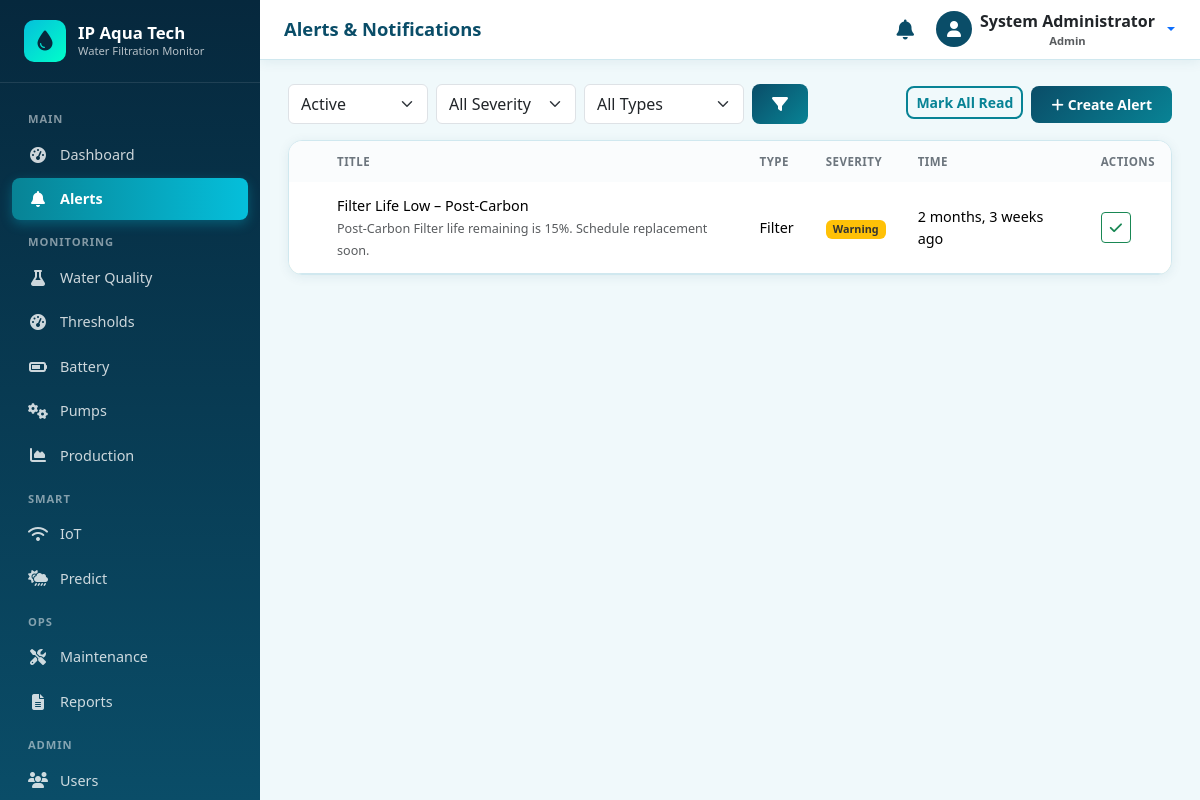
/notifications/ (signed in), run on the app's committed database.
### accounts/models.py (models this page shows, shortened)
class User(AbstractUser):
    class Role(models.TextChoices):
        ADMIN = 'ADMIN', 'Admin'
        OPERATOR = 'OPERATOR', 'Operator'
    role = models.CharField(
        max_length=20,
        choices=Role.choices,
        default=Role.OPERATOR,
        help_text='User role determining access level',
    )
    phone = models.CharField(max_length=20, blank=True)
    is_active = models.BooleanField(default=True)
    created_at = models.DateTimeField(auto_now_add=True)
    updated_at = models.DateTimeField(auto_now=True)
    class Meta:
        ordering = ['-date_joined']
        verbose_name = 'User'
        verbose_name_plural = 'Users'
    @property
    def is_admin_user(self):
        return self.role == self.Role.ADMIN or self.is_superuser

### notifications/models.py (models this page shows, shortened)
class Notification(models.Model):
    title = models.CharField(max_length=200)
    message = models.TextField()
    alert_type = models.CharField(
        max_length=20,
        choices=AlertType.choices,
        default=AlertType.SYSTEM,
    )
    severity = models.CharField(
        max_length=20,
        choices=AlertSeverity.choices,
        default=AlertSeverity.INFO,
    )
    is_read = models.BooleanField(default=False)
    is_resolved = models.BooleanField(default=False)
    resolved_at = models.DateTimeField(null=True, blank=True)
    resolved_by = models.ForeignKey(
        settings.AUTH_USER_MODEL,
        on_delete=models.SET_NULL,
        null=True,
        blank=True,
        related_name='resolved_notifications',
    )
    recipient = models.ForeignKey(
        settings.AUTH_USER_MODEL,
        on_delete=models.CASCADE,
        null=True,
        blank=True,
        related_name='notifications',
        help_text='Leave blank for system-wide alerts',
    )
    created_at = models.DateTimeField(auto_now_add=True)
    class Meta:
        ordering = ['-created_at']
        verbose_name = 'Notification'
        verbose_name_plural = 'Notifications'

### notifications/views.py (the view)
# urls.py: path('', views.notification_list, name='notification_list'),
@login_required
def notification_list(request):
    severity = request.GET.get('severity', '')
    alert_type = request.GET.get('type', '')
    show = request.GET.get('show', 'active')
    qs = Notification.objects.filter(
        Q(recipient__isnull=True) | Q(recipient=request.user)
    )
    if show == 'active':
        qs = qs.filter(is_resolved=False)
    elif show == 'resolved':
        qs = qs.filter(is_resolved=True)
    if severity:
        qs = qs.filter(severity=severity)
    if alert_type:
        qs = qs.filter(alert_type=alert_type)
    paginator = Paginator(qs, 15)
    page = paginator.get_page(request.GET.get('page'))
    return render(request, 'notifications/notification_list.html', {
        'page_obj': page,
        'severity': severity,
        'alert_type': alert_type,
        'show': show,
        'severity_choices': AlertSeverity,
        'type_choices': AlertType,
    })

### notifications/context_processors.py (called while the page is built)
def unread_notifications(request):
    if request.user.is_authenticated:
        count = Notification.objects.filter(
            is_read=False,
            is_resolved=False,
        ).filter(
            models_q(request.user)
        ).count()
        recent = Notification.objects.filter(
            is_resolved=False,
        ).filter(
            models_q(request.user)
        )[:5]
        return {
            'unread_notification_count': count,
            'recent_notifications': recent,
        }
    return {
        'unread_notification_count': 0,
        'recent_notifications': [],
    }

def models_q(user):
    from django.db.models import Q
    return Q(recipient__isnull=True) | Q(recipient=user)

### templates/notifications/notification_list.html (shortened to what this page needs)
{% extends 'base.html' %}
{% block page_title %}Alerts & Notifications{% endblock %}
{% block content %}
<div class="d-flex flex-wrap justify-content-between align-items-center mb-3 gap-2">
  <form method="get" class="d-flex gap-2 flex-wrap">
    <select name="show" class="form-select" style="width:140px;">
      <option value="active" {% if show == 'active' %}selected{% endif %}>Active</option>
    </select>
    <select name="severity" class="form-select" style="width:140px;">
      <option value="">All Severity</option>
    </select>
    <select name="type" class="form-select" style="width:160px;">
      <option value="">All Types</option>
    </select>
    <button type="submit" class="btn btn-aqua"><i class="fas fa-filter"></i></button>
  </form>
  <div class="d-flex gap-2">
    <form method="post" action="{% url 'notifications:notification_mark_all_read' %}">{% csrf_token %}
      <button class="btn btn-aqua-outline btn-sm">Mark All Read</button>
    </form>
    {% if user.is_admin_user or user.is_superuser %}
    <a href="{% url 'notifications:notification_create' %}" class="btn btn-aqua btn-sm"><i class="fas fa-plus me-1"></i>Create Alert</a>
    {% endif %}
  </div>
</div>
<div class="card card-aqua">
  <div class="card-body p-0">
    <div class="table-responsive">
      <table class="table table-aqua table-hover mb-0">
        <thead>
          <tr><th></th><th>Title</th><th>Type</th><th>Severity</th><th>Time</th><th>Actions</th></tr>
        </thead>
        <tbody>
          {% for n in page_obj %}
          <tr class="{% if not n.is_read %}fw-semibold{% endif %} {% if n.severity == 'CRITICAL' %}row-critical{% elif n.severity == 'WARNING' %}row-warning{% endif %}">
            <td>{% if not n.is_read %}<span class="status-dot critical"></span>{% endif %}</td>
            <td>
              <div>{{ n.title }}</div>
              <small class="text-muted">{{ n.message|truncatechars:80 }}</small>
            </td>
            <td>{{ n.get_alert_type_display }}</td>
            <td>
              {% if n.severity == 'CRITICAL' %}<span class="badge badge-critical">Critical</span>
              {% elif n.severity == 'WARNING' %}<span class="badge badge-warning">Warning</span>
              {% else %}<span class="badge bg-info">Info</span>{% endif %}
            </td>
            <td>{{ n.created_at|timesince }} ago</td>
            <td class="text-nowrap">
              {% if not n.is_resolved %}
              <form method="post" action="{% url 'notifications:notification_resolve' n.pk %}" class="d-inline">{% csrf_token %}
                <button class="btn btn-sm btn-outline-success" title="Resolve"><i class="fas fa-check"></i></button>
              </form>
              {% else %}
              <span class="badge badge-normal">Resolved</span>
              {% endif %}
            </td>
          </tr>
          {% empty %}
          <tr><td colspan="6" class="text-center text-muted py-4"><i class="fas fa-check-circle text-success me-1"></i>No alerts to show.</td></tr>
          {% endfor %}
        </tbody>
      </table>
    </div>
  </div>
</div>
{% endblock %}

### templates/base.html (shortened to what this page needs)
{% load static %}
<!DOCTYPE html>
<html lang="en">
<head>
  <link href="https://cdn.jsdelivr.net/npm/bootstrap@5.3.3/dist/css/bootstrap.min.css" rel="stylesheet">
  <link href="https://cdnjs.cloudflare.com/ajax/libs/font-awesome/6.5.1/css/all.min.css" rel="stylesheet">
  <link href="{% static 'css/style.css' %}" rel="stylesheet">
</head>
<body {% if chart_url %}data-chart-url="{{ chart_url }}"{% endif %} {% block body_attrs %}{% endblock %}>
  {% if user.is_authenticated %}
  {% include 'includes/sidebar.html' %}
  <div class="main-wrapper">
    <header class="topbar">
      <div class="d-flex align-items-center gap-3">
        <h1 class="page-title">{% block page_title %}Dashboard{% endblock %}</h1>
      </div>
      <div class="d-flex align-items-center gap-3">
        <a href="{% url 'notifications:notification_list' %}" class="btn btn-link text-aqua position-relative p-1">
          <i class="fas fa-bell fa-lg"></i>
        </a>
        <div class="dropdown">
          <button class="btn btn-link text-decoration-none dropdown-toggle d-flex align-items-center gap-2 p-0" type="button" data-bs-toggle="dropdown">
            <span class="rounded-circle bg-aqua d-inline-flex align-items-center justify-content-center text-white" style="width:36px;height:36px;background:var(--aqua-primary);">
              <i class="fas fa-user"></i>
            </span>
            <span class="d-none d-md-inline text-dark fw-semibold">
              {{ user.get_full_name|default:user.username }}
              <small class="d-block text-muted" style="font-size:0.7rem;">{{ user.get_role_display }}</small>
            </span>
          </button>
        </div>
      </div>
    </header>
    <div class="content-area">
      {% block content %}{% endblock %}
    </div>
  </div>
  {% else %}
    {% block auth_content %}{% endblock %}
  {% endif %}
</body>
</html>

### static/css/style.css (style rules this page uses)
:root { --aqua-primary: #0a4d68; --aqua-secondary: #088395; --aqua-accent: #05bfdb; --aqua-light: #00ffca; --aqua-bg: #f0f9fb; --aqua-sidebar: #06283d; --aqua-sidebar-hover: #0a4d68; --aqua-card: #ffffff; --status-normal: #198754; --status-warning: #ffc107; --status-critical: #dc3545; --status-info: #0dcaf0; --text-dark: #1a1a2e; --text-muted: #6c757d; --border-color: #d0e8ef; --sidebar-width: 260px; --topbar-height: 60px; --radius: 12px; --shadow: 0 2px 12px rgba(10, 77, 104, 0.08); --shadow-lg: 0 8px 30px rgba(10, 77, 104, 0.12); }
* { box-sizing: border-box; }
body { font-family: 'Segoe UI', system-ui, -apple-system, sans-serif; background: var(--aqua-bg); color: var(--text-dark); min-height: 100vh; overflow-x: hidden; }
.main-wrapper { margin-left: var(--sidebar-width); min-height: 100vh; transition: margin-left 0.3s ease; }
.topbar { height: var(--topbar-height); background: var(--aqua-card); border-bottom: 1px solid var(--border-color); display: flex; align-items: center; justify-content: space-between; padding: 0 1.5rem; position: sticky; top: 0; z-index: 1030; box-shadow: var(--shadow); }
.topbar .page-title { font-weight: 700; color: var(--aqua-primary); font-size: 1.15rem; margin: 0; }
.content-area { padding: 1.5rem 1.75rem 2.5rem; max-width: 1280px; }
.card-aqua { background: var(--aqua-card); border-radius: 14px; border: 1px solid var(--border-color); box-shadow: var(--shadow); overflow: hidden; }
.card-aqua .card-body { padding: 1.25rem 1.35rem; }
.card-aqua .table { margin-bottom: 0; }
.card-aqua .table thead th { font-size: 0.72rem; text-transform: uppercase; letter-spacing: 0.04em; color: var(--text-muted); font-weight: 700; border-bottom-width: 1px; white-space: nowrap; background: #fafcfd; padding: 0.75rem 1rem; }
.card-aqua .table td { vertical-align: middle; font-size: 0.9rem; padding: 0.8rem 1rem; }
.badge-warning, .badge-status-warning { background-color: var(--status-warning) !important; color: #333 !important; }
.table-aqua { margin-bottom: 0; }
.table-aqua thead th { background: var(--aqua-primary); color: #fff; font-weight: 600; font-size: 0.85rem; border: none; padding: 0.75rem 1rem; white-space: nowrap; }
.table-aqua tbody td { padding: 0.75rem 1rem; vertical-align: middle; font-size: 0.9rem; border-color: var(--border-color); }
.table-aqua tbody tr.row-warning { background: rgba(255, 193, 7, 0.12); }
.btn-aqua { background: linear-gradient(135deg, var(--aqua-primary), var(--aqua-secondary)); color: #fff; border: none; border-radius: 8px; font-weight: 600; padding: 0.5rem 1.25rem; transition: all 0.2s ease; }
.btn-aqua-outline { border: 2px solid var(--aqua-secondary); color: var(--aqua-secondary); background: transparent; border-radius: 8px; font-weight: 600; }
.text-aqua { color: var(--aqua-primary) !important; }
.fw-semibold { font-weight: 600; }

### data on the page
User: get_full_name "System Administrator", role "Admin"
Notification: title "Filter Life Low – Post-Carbon", message "Post-Carbon Filter life remaining is 15%. Schedule replacement soon.", alert_type "Filter", severity "Warning", created_at "2 months, 3 weeks", is_resolved False (drawn)
